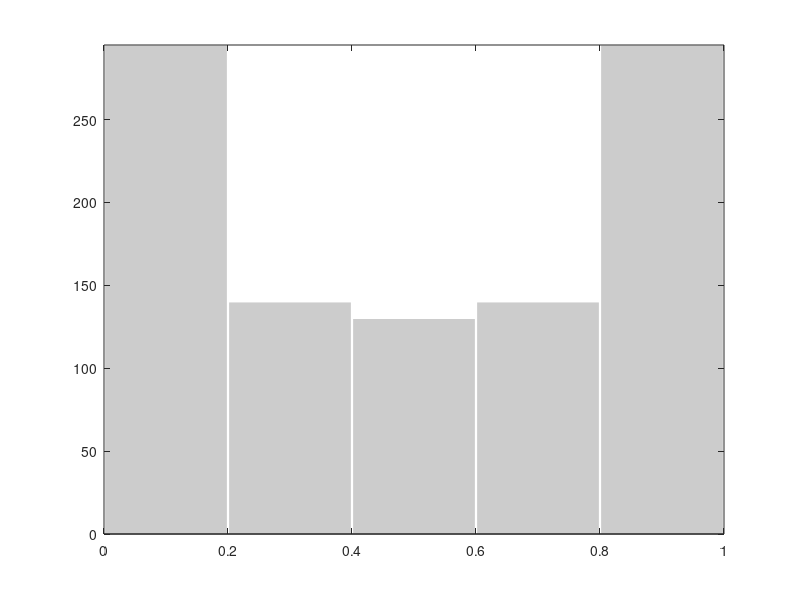

MATLAB code for this plot:
%==============================================================================
% This code is part of the Matlab-based toolbox
% FAIR - Flexible Algorithms for Image Registration. 
% For details see 
% - https://github.com/C4IR and
% - http://www.siam.org/books/fa06/
%==============================================================================
%
% Tutorial for FAIR: density estimation using a histogram
%
%==============================================================================

clear, close all, help(mfilename);

n = 1000; 
x = linspace(0,2*pi,n); T = 0.5*(sin(x)+1); % discretized function
minT = 0; maxT = 1;                         % bounds for the bins
numberBins = 5;                             % number of bins
binWidth   = (maxT-minT)/numberBins;        % bin width
bins       = 0:binWidth:maxT;               % the bins
binsExt    = [-inf,bins(2:end-1),inf];      % don't miss anything

rhoHat = histc(T,binsExt); % compute the histogram and plot it
bar(bins+binWidth/2,rhoHat,0.99,'edgecolor','w','facecolor',0.8*[1,1,1]);
axis([minT,maxT,0,inf])

%==============================================================================
